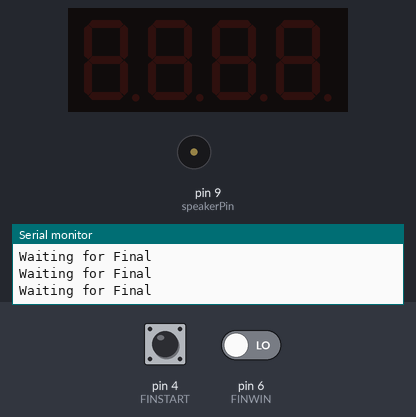
Simulated run of this sketch. Board: Arduino Uno, built with avr-gcc and run on an emulated ATmega328P. On the bench: 4-digit seven-segment display, buzzer (waves = sounding, pin HIGH), the last lines printed to the serial monitor. The inputs (shaded band) are chosen by the test bench; at power-on: pin 4 (FINSTART) LOW, pin 6 (FINWIN) LOW. Storage starts empty; the audio player accepts every command and is not drawn.

Above: at 1.2 s.
1.3 s: pin 4 (FINSTART) pulled HIGH for 0.15 s
At 3.1 s:
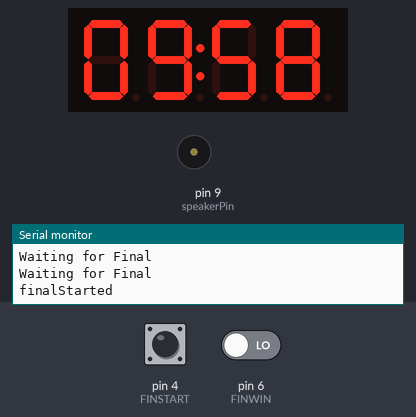
At 3.7 s:
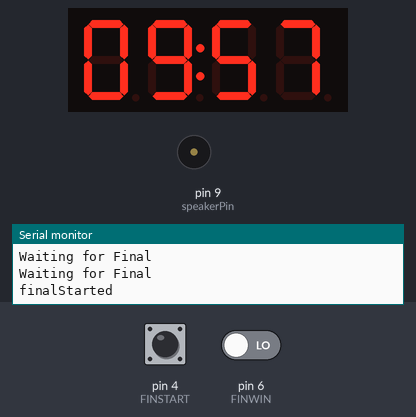
3.8 s: pin 6 (FINWIN) driven HIGH
Timing chart, 0 to 6.8 s (numbered marks = the images above; inputs shaded):
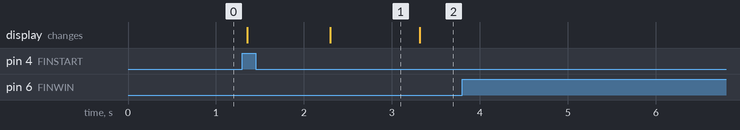

The sketch:

Finale.ino
```cpp
#include "SD.h"
#include <TM1637Display.h>
#include "TMRpcm.h"
#include "SPI.h"

#define CLK 3
#define DIO 2
#define FINSTART 4
#define FINWIN 6
#define SD_ChipSelectPin 10

long timerValue = 0;
long initialSeconds = 600;
long deltaTime = 0;
long secondsPassed = 0;
unsigned long lastMillis = 0;
float timeLoseFactor = 1;
bool gameOver = false;
unsigned long gameOverTime = 0;
bool finalStarted;

TM1637Display display(CLK, DIO);
TMRpcm tmrpcm;

void setup()
{
  Serial.begin(9600);
  if (!SD.begin(SD_ChipSelectPin))
  {
    Serial.println("SD fail");
    return;
  }
  pinMode(FINSTART, INPUT);
  pinMode(FINWIN, INPUT);
  Serial.println("Playing");
  tmrpcm.setVolume(5);
  tmrpcm.quality(1);

  //tmrpcm.play("PostNoir.wav");

  display.setBrightness(0x0f);
  display.clear();
  timerValue = initialSeconds * 1000;
  pinMode(9, OUTPUT);
  digitalWrite(9, LOW);
  tmrpcm.speakerPin = 9;
  tmrpcm.pause();

}

void loop() {
  deltaTime = millis() - lastMillis;
  lastMillis = millis();
  int lastSecondsPassed = secondsPassed;
  if (!finalStarted) {
    Serial.println("Waiting for Final");
    if (digitalRead(FINSTART)) {
      Serial.println("finalStarted");
      finalStarted = true;
      tmrpcm.play("EndStart.wav");
    }
  }
  if (finalStarted) {
    if (!gameOver) {
      timerValue -= deltaTime * timeLoseFactor;
      secondsPassed = (millis() * timeLoseFactor) / 1000;
      if (digitalRead(FINWIN)) {
        Serial.println("WIN");
        gameOverTime = millis();
        gameOver = true;
        tmrpcm.play("EndWin.wav");
      }
      if (timerValue <= 0) {
        timerValue = 0;
        gameOver = true;
        gameOverTime = millis();
        tmrpcm.play("EndLoose.wav");
      }
    } else if (millis() - gameOverTime > 600000) {
      gameOver = false;
      finalStarted=false;
      display.setBrightness(0x0f);
      display.clear();
      timerValue = initialSeconds * 1000;
      return;
    }
    display.showNumberDecEx(getTimeFormat(timerValue), 0b01000000, true);
  }
  if (!tmrpcm.isPlaying()) {
    tmrpcm.disable();
  }
}

int getTimeFormat(unsigned long milliseconds) {
  unsigned long totalSeconds = milliseconds / 1000;
  unsigned long minuits = totalSeconds / 60;
  unsigned long seconds = totalSeconds % 60;
  return minuits * 100 + seconds;
}
```

Measured:
- after the input at 1.3 s, the display: first changes after 0.05 s (image 1 shows a later state)
- what the display in image 1 shows lasts 1.0 s, from 2.3 s to 3.3 s
